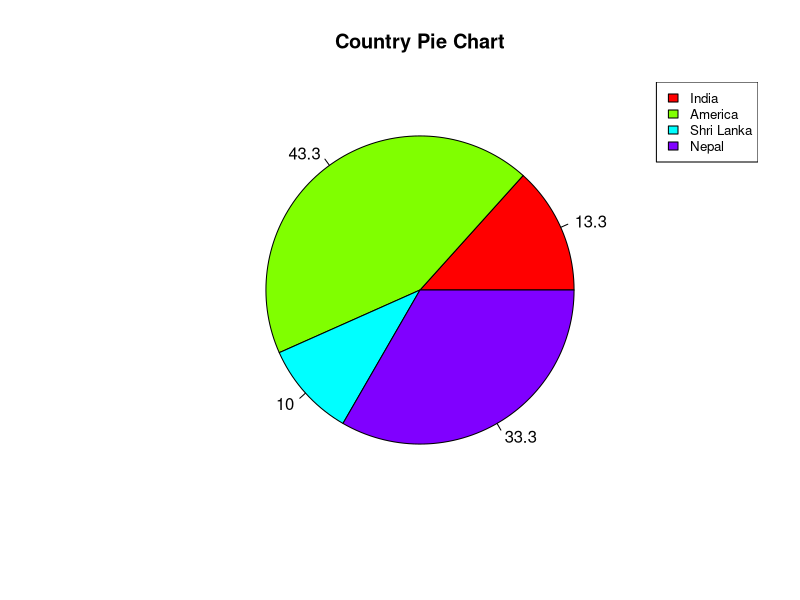

The R script that drew this image:
x <- c(20, 65, 15, 50)  
labels <- c("India", "America", "Shri Lanka", "Nepal")  
pie_percent<- round(100*x/sum(x), 1)  
# Giving the chart file a name.  
png(file = "per_pie.jpg")  
# Plotting the chart.  
pie(x, labels = pie_percent, main = "Country Pie Chart",col = rainbow(length(x)))  
legend("topright", c("India", "America", "Shri Lanka", "Nepal"), cex = 0.8,  
       fill = rainbow(length(x)))  
#Saving the file.  
dev.off()  
